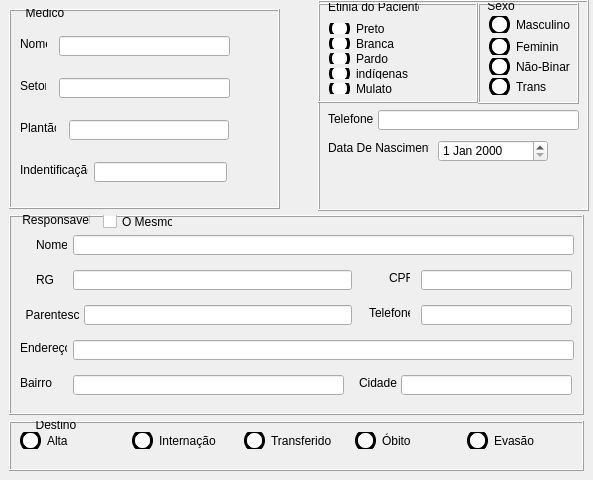
         <widget class="QFrame" name="frame_4">
          <property name="geometry">
           <rect>
            <x>10</x>
            <y>148</y>
            <width>593</width>
            <height>480</height>
           </rect>
          </property>
          <property name="minimumSize">
           <size>
            <width>593</width>
            <height>480</height>
           </size>
          </property>
          <property name="maximumSize">
           <size>
            <width>16777215</width>
            <height>480</height>
           </size>
          </property>
          <property name="frameShape">
           <enum>QFrame::NoFrame</enum>
          </property>
          <property name="frameShadow">
           <enum>QFrame::Raised</enum>
          </property>
          <widget class="QFrame" name="frame_6">
           <property name="geometry">
            <rect>
             <x>9</x>
             <y>9</y>
             <width>271</width>
             <height>200</height>
            </rect>
           </property>
           <property name="minimumSize">
            <size>
             <width>0</width>
             <height>0</height>
            </size>
           </property>
           <property name="maximumSize">
            <size>
             <width>16777215</width>
             <height>16777215</height>
            </size>
           </property>
           <property name="frameShape">
            <enum>QFrame::Box</enum>
           </property>
           <property name="frameShadow">
            <enum>QFrame::Raised</enum>
           </property>
           <widget class="QLineEdit" name="lineEdit_12">
            <property name="geometry">
             <rect>
              <x>50</x>
              <y>27</y>
              <width>171</width>
              <height>20</height>
             </rect>
            </property>
           </widget>
           <widget class="QLineEdit" name="lineEdit_13">
            <property name="geometry">
             <rect>
              <x>50</x>
              <y>69</y>
              <width>171</width>
              <height>20</height>
             </rect>
            </property>
           </widget>
           <widget class="QLineEdit" name="lineEdit_14">
            <property name="geometry">
             <rect>
              <x>60</x>
              <y>111</y>
              <width>160</width>
              <height>20</height>
             </rect>
            </property>
           </widget>
           <widget class="QLineEdit" name="lineEdit_15">
            <property name="geometry">
             <rect>
              <x>85</x>
              <y>153</y>
              <width>133</width>
              <height>20</height>
             </rect>
            </property>
           </widget>
           <widget class="QLabel" name="label_16">
            <property name="geometry">
             <rect>
              <x>11</x>
              <y>27</y>
              <width>27</width>
              <height>16</height>
             </rect>
            </property>
            <property name="text">
             <string>Nome</string>
            </property>
           </widget>
           <widget class="QLabel" name="label_17">
            <property name="geometry">
             <rect>
              <x>11</x>
              <y>69</y>
              <width>26</width>
              <height>16</height>
             </rect>
            </property>
            <property name="text">
             <string>Setor</string>
            </property>
           </widget>
           <widget class="QLabel" name="label_18">
            <property name="geometry">
             <rect>
              <x>11</x>
              <y>111</y>
              <width>36</width>
              <height>16</height>
             </rect>
            </property>
            <property name="text">
             <string>Plantão</string>
            </property>
           </widget>
           <widget class="QLabel" name="label_19">
            <property name="geometry">
             <rect>
              <x>11</x>
              <y>153</y>
              <width>68</width>
              <height>16</height>
             </rect>
            </property>
            <property name="text">
             <string>Indentificação</string>
            </property>
           </widget>
           <widget class="QLabel" name="label_20">
            <property name="geometry">
             <rect>
              <x>10</x>
              <y>-3</y>
              <width>47</width>
              <height>13</height>
             </rect>
            </property>
            <property name="text">
             <string>  Medico</string>
            </property>
           </widget>
          </widget>
          <widget class="QFrame" name="frame_7">
           <property name="geometry">
            <rect>
             <x>9</x>
             <y>215</y>
             <width>575</width>
             <height>200</height>
            </rect>
           </property>
           <property name="minimumSize">
            <size>
             <width>575</width>
             <height>200</height>
            </size>
           </property>
           <property name="maximumSize">
            <size>
             <width>575</width>
             <height>200</height>
            </size>
           </property>
           <property name="frameShape">
            <enum>QFrame::Box</enum>
           </property>
           <property name="frameShadow">
            <enum>QFrame::Raised</enum>
           </property>
           <widget class="QLineEdit" name="lineEdit_8">
            <property name="geometry">
             <rect>
              <x>412</x>
              <y>90</y>
              <width>151</width>
              <height>20</height>
             </rect>
            </property>
            <property name="maxLength">
             <number>11</number>
            </property>
           </widget>
           <widget class="QLineEdit" name="lineEdit_2">
            <property name="geometry">
             <rect>
              <x>64</x>
              <y>20</y>
              <width>501</width>
              <height>20</height>
             </rect>
            </property>
           </widget>
           <widget class="QLineEdit" name="lineEdit_3">
            <property name="geometry">
             <rect>
              <x>64</x>
              <y>55</y>
              <width>279</width>
              <height>20</height>
             </rect>
            </property>
           </widget>
           <widget class="QLineEdit" name="lineEdit_6">
            <property name="geometry">
             <rect>
              <x>412</x>
              <y>55</y>
              <width>151</width>
              <height>20</height>
             </rect>
            </property>
            <property name="contextMenuPolicy">
             <enum>Qt::NoContextMenu</enum>
            </property>
            <property name="maxLength">
             <number>11</number>
            </property>
            <property name="readOnly">
             <bool>false</bool>
            </property>
           </widget>
           <widget class="QLineEdit" name="lineEdit_7">
            <property name="geometry">
             <rect>
              <x>75</x>
              <y>90</y>
              <width>268</width>
              <height>20</height>
             </rect>
            </property>
           </widget>
           <widget class="QLabel" name="label_3">
            <property name="geometry">
             <rect>
              <x>27</x>
              <y>20</y>
              <width>31</width>
              <height>20</height>
             </rect>
            </property>
            <property name="text">
             <string>Nome</string>
            </property>
           </widget>
           <widget class="QLabel" name="label_7">
            <property name="geometry">
             <rect>
              <x>27</x>
              <y>55</y>
              <width>31</width>
              <height>20</height>
             </rect>
            </property>
            <property name="text">
             <string>RG</string>
            </property>
           </widget>
           <widget class="QLabel" name="label_8">
            <property name="geometry">
             <rect>
              <x>10</x>
              <y>90</y>
              <width>61</width>
              <height>20</height>
             </rect>
            </property>
            <property name="text">
             <string>  Parentesco</string>
            </property>
           </widget>
           <widget class="QLabel" name="label_9">
            <property name="geometry">
             <rect>
              <x>380</x>
              <y>55</y>
              <width>21</width>
              <height>16</height>
             </rect>
            </property>
            <property name="text">
             <string>CPF</string>
            </property>
           </widget>
           <widget class="QLabel" name="label_10">
            <property name="geometry">
             <rect>
              <x>360</x>
              <y>90</y>
              <width>41</width>
              <height>16</height>
             </rect>
            </property>
            <property name="text">
             <string>Telefone</string>
            </property>
           </widget>
           <widget class="QLineEdit" name="lineEdit_9">
            <property name="geometry">
             <rect>
              <x>64</x>
              <y>125</y>
              <width>501</width>
              <height>20</height>
             </rect>
            </property>
           </widget>
           <widget class="QLineEdit" name="lineEdit_10">
            <property name="geometry">
             <rect>
              <x>64</x>
              <y>160</y>
              <width>271</width>
              <height>20</height>
             </rect>
            </property>
           </widget>
           <widget class="QLineEdit" name="lineEdit_11">
            <property name="geometry">
             <rect>
              <x>392</x>
              <y>160</y>
              <width>171</width>
              <height>20</height>
             </rect>
            </property>
           </widget>
           <widget class="QLabel" name="label_11">
            <property name="geometry">
             <rect>
              <x>11</x>
              <y>125</y>
              <width>47</width>
              <height>16</height>
             </rect>
            </property>
            <property name="text">
             <string>Endereço</string>
            </property>
           </widget>
           <widget class="QLabel" name="label_12">
            <property name="geometry">
             <rect>
              <x>11</x>
              <y>160</y>
              <width>47</width>
              <height>16</height>
             </rect>
            </property>
            <property name="text">
             <string>Bairro</string>
            </property>
           </widget>
           <widget class="QLabel" name="label_14">
            <property name="geometry">
             <rect>
              <x>350</x>
              <y>160</y>
              <width>41</width>
              <height>16</height>
             </rect>
            </property>
            <property name="text">
             <string>Cidade</string>
            </property>
           </widget>
           <widget class="QLabel" name="label_13">
            <property name="geometry">
             <rect>
              <x>10</x>
              <y>-3</y>
              <width>71</width>
              <height>16</height>
             </rect>
            </property>
            <property name="text">
             <string> Responsavel</string>
            </property>
           </widget>
           <widget class="QCheckBox" name="checkBox_16">
            <property name="geometry">
             <rect>
              <x>94</x>
              <y>-2</y>
              <width>70</width>
              <height>17</height>
             </rect>
            </property>
            <property name="text">
             <string>O Mesmo</string>
            </property>
           </widget>
          </widget>
          <widget class="QFrame" name="frame_8">
           <property name="geometry">
            <rect>
             <x>9</x>
             <y>421</y>
             <width>575</width>
             <height>50</height>
            </rect>
           </property>
           <property name="frameShape">
            <enum>QFrame::Box</enum>
           </property>
           <property name="frameShadow">
            <enum>QFrame::Raised</enum>
           </property>
           <widget class="QCheckBox" name="checkBox_11">
            <property name="geometry">
             <rect>
              <x>11</x>
              <y>11</y>
              <width>106</width>
              <height>17</height>
             </rect>
            </property>
            <property name="styleSheet">
             <string notr="true">QCheckBox::indicator {
	border: 3px solid rgb(0, 0, 0);
	width: 15px;
	height: 15px;
	border-radius: 10px;
	background-color: rgb(255, 255, 255);
}
QCheckBox::indicator:checked {
	border: 3px solid rgb(255, 0, 0);
	background-color: rgb(0, 0, 0);
}</string>
            </property>
            <property name="text">
             <string>Alta</string>
            </property>
           </widget>
           <widget class="QCheckBox" name="checkBox_12">
            <property name="geometry">
             <rect>
              <x>123</x>
              <y>11</y>
              <width>106</width>
              <height>17</height>
             </rect>
            </property>
            <property name="styleSheet">
             <string notr="true">QCheckBox::indicator {
	border: 3px solid rgb(0, 0, 0);
	width: 15px;
	height: 15px;
	border-radius: 10px;
	background-color: rgb(255, 255, 255);
}
QCheckBox::indicator:checked {
	border: 3px solid rgb(255, 0, 0);
	background-color: rgb(0, 0, 0);
}</string>
            </property>
            <property name="text">
             <string>Internação</string>
            </property>
           </widget>
           <widget class="QCheckBox" name="checkBox_13">
            <property name="geometry">
             <rect>
              <x>235</x>
              <y>11</y>
              <width>105</width>
              <height>17</height>
             </rect>
            </property>
            <property name="styleSheet">
             <string notr="true">QCheckBox::indicator {
	border: 3px solid rgb(0, 0, 0);
	width: 15px;
	height: 15px;
	border-radius: 10px;
	background-color: rgb(255, 255, 255);
}
QCheckBox::indicator:checked {
	border: 3px solid rgb(255, 0, 0);
	background-color: rgb(0, 0, 0);
}</string>
            </property>
            <property name="text">
             <string>Transferido</string>
            </property>
           </widget>
           <widget class="QCheckBox" name="checkBox_14">
            <property name="geometry">
             <rect>
              <x>346</x>
              <y>11</y>
              <width>106</width>
              <height>17</height>
             </rect>
            </property>
            <property name="styleSheet">
             <string notr="true">QCheckBox::indicator {
	border: 3px solid rgb(0, 0, 0);
	width: 15px;
	height: 15px;
	border-radius: 10px;
	background-color: rgb(255, 255, 255);
}
QCheckBox::indicator:checked {
	border: 3px solid rgb(255, 0, 0);
	background-color: rgb(0, 0, 0);
}</string>
            </property>
            <property name="text">
             <string>Óbito</string>
            </property>
           </widget>
           <widget class="QCheckBox" name="checkBox_15">
            <property name="geometry">
             <rect>
              <x>458</x>
              <y>11</y>
              <width>91</width>
              <height>17</height>
             </rect>
            </property>
            <property name="minimumSize">
             <size>
              <width>91</width>
              <height>17</height>
             </size>
            </property>
            <property name="maximumSize">
             <size>
              <width>91</width>
              <height>17</height>
             </size>
            </property>
            <property name="styleSheet">
             <string notr="true">QCheckBox::indicator {
	border: 3px solid rgb(0, 0, 0);
	width: 15px;
	height: 15px;
	border-radius: 10px;
	background-color: rgb(255, 255, 255);
}
QCheckBox::indicator:checked {
	border: 3px solid rgb(255, 0, 0);
	background-color: rgb(0, 0, 0);
}</string>
            </property>
            <property name="text">
             <string>Evasão</string>
            </property>
           </widget>
           <widget class="QLabel" name="label_2">
            <property name="geometry">
             <rect>
              <x>20</x>
              <y>-3</y>
              <width>47</width>
              <height>13</height>
             </rect>
            </property>
            <property name="text">
             <string>  Destino </string>
            </property>
           </widget>
          </widget>
          <widget class="QFrame" name="frame_11">
           <property name="geometry">
            <rect>
             <x>318</x>
             <y>0</y>
             <width>271</width>
             <height>211</height>
            </rect>
           </property>
           <property name="frameShape">
            <enum>QFrame::Box</enum>
           </property>
           <property name="frameShadow">
            <enum>QFrame::Raised</enum>
           </property>
           <widget class="QFrame" name="frame_12">
            <property name="geometry">
             <rect>
              <x>0</x>
              <y>3</y>
              <width>160</width>
              <height>100</height>
             </rect>
            </property>
            <property name="frameShape">
             <enum>QFrame::Box</enum>
            </property>
            <property name="frameShadow">
             <enum>QFrame::Raised</enum>
            </property>
            <widget class="QCheckBox" name="checkBox_25">
             <property name="geometry">
              <rect>
               <x>11</x>
               <y>20</y>
               <width>138</width>
               <height>11</height>
              </rect>
             </property>
             <property name="styleSheet">
              <string notr="true">QCheckBox::indicator {
	border: 3px solid rgb(0, 0, 0);
	width: 15px;
	height: 15px;
	border-radius: 10px;
	background-color: rgb(255, 255, 255);
}
QCheckBox::indicator:checked {
	border: 3px solid rgb(255, 0, 0);
	background-color: rgb(0, 0, 0);
}</string>
             </property>
             <property name="text">
              <string>Preto</string>
             </property>
            </widget>
            <widget class="QCheckBox" name="checkBox_26">
             <property name="geometry">
              <rect>
               <x>11</x>
               <y>35</y>
               <width>138</width>
               <height>11</height>
              </rect>
             </property>
             <property name="styleSheet">
              <string notr="true">QCheckBox::indicator {
	border: 3px solid rgb(0, 0, 0);
	width: 15px;
	height: 15px;
	border-radius: 10px;
	background-color: rgb(255, 255, 255);
}
QCheckBox::indicator:checked {
	border: 3px solid rgb(255, 0, 0);
	background-color: rgb(0, 0, 0);
}</string>
             </property>
             <property name="text">
              <string>Branca</string>
             </property>
            </widget>
            <widget class="QCheckBox" name="checkBox_27">
             <property name="geometry">
              <rect>
               <x>11</x>
               <y>50</y>
               <width>138</width>
               <height>11</height>
              </rect>
             </property>
             <property name="styleSheet">
              <string notr="true">QCheckBox::indicator {
	border: 3px solid rgb(0, 0, 0);
	width: 15px;
	height: 15px;
	border-radius: 10px;
	background-color: rgb(255, 255, 255);
}
QCheckBox::indicator:checked {
	border: 3px solid rgb(255, 0, 0);
	background-color: rgb(0, 0, 0);
}</string>
             </property>
             <property name="text">
              <string>Pardo</string>
             </property>
            </widget>
            <widget class="QCheckBox" name="checkBox_28">
             <property name="geometry">
              <rect>
               <x>11</x>
               <y>65</y>
               <width>138</width>
               <height>11</height>
              </rect>
             </property>
             <property name="styleSheet">
              <string notr="true">QCheckBox::indicator {
	border: 3px solid rgb(0, 0, 0);
	width: 15px;
	height: 15px;
	border-radius: 10px;
	background-color: rgb(255, 255, 255);
}
QCheckBox::indicator:checked {
	border: 3px solid rgb(255, 0, 0);
	background-color: rgb(0, 0, 0);
}</string>
             </property>
             <property name="text">
              <string>indígenas</string>
             </property>
            </widget>
            <widget class="QLabel" name="label_33">
             <property name="geometry">
              <rect>
               <x>10</x>
               <y>-4</y>
               <width>91</width>
               <height>16</height>
              </rect>
             </property>
             <property name="text">
              <string>Etinia do Paciente</string>
             </property>
            </widget>
            <widget class="QCheckBox" name="checkBox_45">
             <property name="geometry">
              <rect>
               <x>11</x>
               <y>80</y>
               <width>138</width>
               <height>11</height>
              </rect>
             </property>
             <property name="styleSheet">
              <string notr="true">QCheckBox::indicator {
	border: 3px solid rgb(0, 0, 0);
	width: 15px;
	height: 15px;
	border-radius: 10px;
	background-color: rgb(255, 255, 255);
}
QCheckBox::indicator:checked {
	border: 3px solid rgb(255, 0, 0);
	background-color: rgb(0, 0, 0);
}</string>
             </property>
             <property name="text">
              <string>Mulato</string>
             </property>
            </widget>
           </widget>
           <widget class="QFrame" name="frame_13">
            <property name="geometry">
             <rect>
              <x>160</x>
              <y>3</y>
              <width>101</width>
              <height>101</height>
             </rect>
            </property>
            <property name="frameShape">
             <enum>QFrame::Box</enum>
            </property>
            <property name="frameShadow">
             <enum>QFrame::Raised</enum>
            </property>
            <widget class="QLabel" name="label_34">
             <property name="geometry">
              <rect>
               <x>6</x>
               <y>-5</y>
               <width>31</width>
               <height>16</height>
              </rect>
             </property>
             <property name="text">
              <string> Sexo</string>
             </property>
            </widget>
            <widget class="QCheckBox" name="checkBox_29">
             <property name="geometry">
              <rect>
               <x>11</x>
               <y>13</y>
               <width>81</width>
               <height>17</height>
              </rect>
             </property>
             <property name="styleSheet">
              <string notr="true">QCheckBox::indicator {
	border: 3px solid rgb(0, 0, 0);
	width: 15px;
	height: 15px;
	border-radius: 10px;
	background-color: rgb(255, 255, 255);
}
QCheckBox::indicator:checked {
	border: 3px solid rgb(255, 0, 0);
	background-color: rgb(0, 0, 0);
}</string>
             </property>
             <property name="text">
              <string>Masculino</string>
             </property>
            </widget>
            <widget class="QCheckBox" name="checkBox_30">
             <property name="geometry">
              <rect>
               <x>11</x>
               <y>35</y>
               <width>70</width>
               <height>17</height>
              </rect>
             </property>
             <property name="styleSheet">
              <string notr="true">QCheckBox::indicator {
	border: 3px solid rgb(0, 0, 0);
	width: 15px;
	height: 15px;
	border-radius: 10px;
	background-color: rgb(255, 255, 255);
}
QCheckBox::indicator:checked {
	border: 3px solid rgb(255, 0, 0);
	background-color: rgb(0, 0, 0);
}</string>
             </property>
             <property name="text">
              <string>Feminino</string>
             </property>
            </widget>
            <widget class="QCheckBox" name="checkBox_31">
             <property name="geometry">
              <rect>
               <x>11</x>
               <y>55</y>
               <width>81</width>
               <height>17</height>
              </rect>
             </property>
             <property name="styleSheet">
              <string notr="true">QCheckBox::indicator {
	border: 3px solid rgb(0, 0, 0);
	width: 15px;
	height: 15px;
	border-radius: 10px;
	background-color: rgb(255, 255, 255);
}
QCheckBox::indicator:checked {
	border: 3px solid rgb(255, 0, 0);
	background-color: rgb(0, 0, 0);
}</string>
             </property>
             <property name="text">
              <string>Não-Binario</string>
             </property>
            </widget>
            <widget class="QCheckBox" name="checkBox_32">
             <property name="geometry">
              <rect>
               <x>11</x>
               <y>75</y>
               <width>70</width>
               <height>17</height>
              </rect>
             </property>
             <property name="styleSheet">
              <string notr="true">QCheckBox::indicator {
	border: 3px solid rgb(0, 0, 0);
	width: 15px;
	height: 15px;
	border-radius: 10px;
	background-color: rgb(255, 255, 255);
}
QCheckBox::indicator:checked {
	border: 3px solid rgb(255, 0, 0);
	background-color: rgb(0, 0, 0);
}</string>
             </property>
             <property name="text">
              <string>Trans</string>
             </property>
            </widget>
           </widget>
           <widget class="QLabel" name="label_35">
            <property name="geometry">
             <rect>
              <x>10</x>
              <y>112</y>
              <width>47</width>
              <height>13</height>
             </rect>
            </property>
            <property name="text">
             <string>Telefone</string>
            </property>
           </widget>
           <widget class="QLineEdit" name="lineEdit_24">
            <property name="geometry">
             <rect>
              <x>60</x>
              <y>110</y>
              <width>201</width>
              <height>20</height>
             </rect>
            </property>
           </widget>
           <widget class="QLabel" name="label_30">
            <property name="geometry">
             <rect>
              <x>10</x>
              <y>140</y>
              <width>101</width>
              <height>16</height>
             </rect>
            </property>
            <property name="text">
             <string>Data De Nascimento</string>
            </property>
           </widget>
           <widget class="QDateEdit" name="dateEdit_2">
            <property name="geometry">
             <rect>
              <x>120</x>
              <y>140</y>
              <width>110</width>
              <height>22</height>
             </rect>
            </property>
            <property name="accelerated">
             <bool>false</bool>
            </property>
            <property name="correctionMode">
             <enum>QAbstractSpinBox::CorrectToNearestValue</enum>
            </property>
            <property name="showGroupSeparator" stdset="0">
             <bool>false</bool>
            </property>
            <property name="calendarPopup">
             <bool>false</bool>
            </property>
           </widget>
          </widget>
         </widget>
